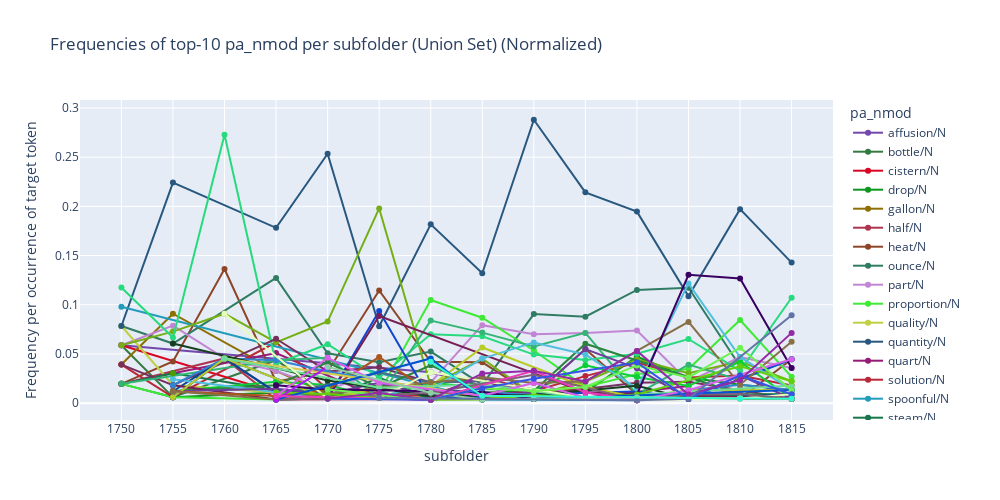

Notebook code cell kept with this figure:
### Code cell
# Bar chart (absolute freq)
plot_freq_top_union_sfillers_by_period(slot_df_path, 
                              slot_type=slot_type,
                              top_n=10,
                              normalized=True, # Normalised or Raw count
                              time_col='subfolder',
                              )

### Figure 1 — Plotly figure (JSON) as saved in the notebook; plotly's stock layout.template omitted (floating-point values rounded to 4 significant figures)
{"data": [{"hovertemplate": "pa_nmod=affusion/N<br>subfolder=%{x}<br>Frequency per occurrence of target token=%{y}<extra></extra>", "legendgroup": "affusion/N", "line": {"color": "#7248ad", "dash": "solid"}, "marker": {"symbol": "circle"}, "mode": "lines+markers", "name": "affusion/N", "orientation": "v", "showlegend": true, "type": "scatter", "x": [1750, 1780, 1790, 1800, 1805], "xaxis": "x", "y": [0.05882, 0.03147, 0.004115, 0.0059, 0.004348], "yaxis": "y"}, {"hovertemplate": "pa_nmod=bottle/N<br>subfolder=%{x}<br>Frequency per occurrence of target token=%{y}<extra></extra>", "legendgroup": "bottle/N", "line": {"color": "#347a3f", "dash": "solid"}, "marker": {"symbol": "circle"}, "mode": "lines+markers", "name": "bottle/N", "orientation": "v", "showlegend": true, "type": "scatter", "x": [1750, 1755, 1765, 1770, 1780, 1790, 1815], "xaxis": "x", "y": [0.05882, 0.006061, 0.04364, 0.009217, 0.006993, 0.004115, 0.004464], "yaxis": "y"}, {"hovertemplate": "pa_nmod=cistern/N<br>subfolder=%{x}<br>Frequency per occurrence of target token=%{y}<extra></extra>", "legendgroup": "cistern/N", "line": {"color": "#d80623", "dash": "solid"}, "marker": {"symbol": "circle"}, "mode": "lines+markers", "name": "cistern/N", "orientation": "v", "showlegend": true, "type": "scatter", "x": [1750, 1765, 1775], "xaxis": "x", "y": [0.05882, 0.01091, 0.005208], "yaxis": "y"}, {"hovertemplate": "pa_nmod=drop/N<br>subfolder=%{x}<br>Frequency per occurrence of target token=%{y}<extra></extra>", "legendgroup": "drop/N", "line": {"color": "#0d961f", "dash": "solid"}, "marker": {"symbol": "circle"}, "mode": "lines+markers", "name": "drop/N", "orientation": "v", "showlegend": true, "type": "scatter", "x": [1750, 1755, 1765, 1770, 1775, 1780, 1785, 1790, 1795, 1800, 1805, 1810, 1815], "xaxis": "x", "y": [0.01961, 0.006061, 0.01091, 0.01382, 0.01042, 0.006993, 0.01132, 0.01235, 0.01099, 0.0472, 0.02609, 0.01878, 0.01339], "yaxis": "y"}, {"hovertemplate": "pa_nmod=gallon/N<br>subfolder=%{x}<br>Frequency per occurrence of target token=%{y}<extra></extra>", "legendgroup": "gallon/N", "line": {"color": "#8e6f03", "dash": "solid"}, "marker": {"symbol": "circle"}, "mode": "lines+markers", "name": "gallon/N", "orientation": "v", "showlegend": true, "type": "scatter", "x": [1750, 1755, 1765, 1770, 1775, 1780, 1785, 1790, 1795, 1800, 1805, 1810, 1815], "xaxis": "x", "y": [0.03922, 0.09091, 0.03273, 0.009217, 0.005208, 0.003497, 0.01132, 0.00823, 0.01648, 0.00295, 0.008696, 0.004695, 0.004464], "yaxis": "y"}, {"hovertemplate": "pa_nmod=half/N<br>subfolder=%{x}<br>Frequency per occurrence of target token=%{y}<extra></extra>", "legendgroup": "half/N", "line": {"color": "#ae3550", "dash": "solid"}, "marker": {"symbol": "circle"}, "mode": "lines+markers", "name": "half/N", "orientation": "v", "showlegend": true, "type": "scatter", "x": [1750, 1760, 1765, 1780, 1785, 1790, 1795, 1800, 1805, 1810], "xaxis": "x", "y": [0.01961, 0.04545, 0.003636, 0.003497, 0.003774, 0.004115, 0.01099, 0.00295, 0.004348, 0.01408], "yaxis": "y"}, {"hovertemplate": "pa_nmod=heat/N<br>subfolder=%{x}<br>Frequency per occurrence of target token=%{y}<extra></extra>", "legendgroup": "heat/N", "line": {"color": "#8e4527", "dash": "solid"}, "marker": {"symbol": "circle"}, "mode": "lines+markers", "name": "heat/N", "orientation": "v", "showlegend": true, "type": "scatter", "x": [1750, 1755, 1760, 1765, 1770, 1775, 1780, 1785, 1790, 1795, 1800, 1805, 1810, 1815], "xaxis": "x", "y": [0.01961, 0.04242, 0.1364, 0.02182, 0.03226, 0.1146, 0.04196, 0.04151, 0.00823, 0.05495, 0.00885, 0.008696, 0.004695, 0.04464], "yaxis": "y"}, {"hovertemplate": "pa_nmod=ounce/N<br>subfolder=%{x}<br>Frequency per occurrence of target token=%{y}<extra></extra>", "legendgroup": "ounce/N", "line": {"color": "#2f7c62", "dash": "solid"}, "marker": {"symbol": "circle"}, "mode": "lines+markers", "name": "ounce/N", "orientation": "v", "showlegend": true, "type": "scatter", "x": [1750, 1755, 1765, 1770, 1775, 1780, 1785, 1790, 1795, 1800, 1805, 1810], "xaxis": "x", "y": [0.07843, 0.06061, 0.1273, 0.05069, 0.04167, 0.05245, 0.01887, 0.09053, 0.08791, 0.115, 0.1174, 0.03756], "yaxis": "y"}, {"hovertemplate": "pa_nmod=part/N<br>subfolder=%{x}<br>Frequency per occurrence of target token=%{y}<extra></extra>", "legendgroup": "part/N", "line": {"color": "#c285d4", "dash": "solid"}, "marker": {"symbol": "circle"}, "mode": "lines+markers", "name": "part/N", "orientation": "v", "showlegend": true, "type": "scatter", "x": [1750, 1755, 1760, 1765, 1770, 1775, 1780, 1785, 1790, 1795, 1800, 1805, 1810, 1815], "xaxis": "x", "y": [0.05882, 0.07879, 0.04545, 0.03273, 0.01382, 0.03125, 0.02098, 0.07925, 0.06996, 0.07143, 0.07375, 0.02174, 0.04695, 0.03571], "yaxis": "y"}, {"hovertemplate": "pa_nmod=proportion/N<br>subfolder=%{x}<br>Frequency per occurrence of target token=%{y}<extra></extra>", "legendgroup": "proportion/N", "line": {"color": "#3fe936", "dash": "solid"}, "marker": {"symbol": "circle"}, "mode": "lines+markers", "name": "proportion/N", "orientation": "v", "showlegend": true, "type": "scatter", "x": [1750, 1755, 1765, 1770, 1775, 1780, 1785, 1790, 1795, 1800, 1805, 1810, 1815], "xaxis": "x", "y": [0.01961, 0.006061, 0.003636, 0.004608, 0.01042, 0.1049, 0.08679, 0.0535, 0.01648, 0.0295, 0.03478, 0.08451, 0.02679], "yaxis": "y"}, {"hovertemplate": "pa_nmod=quality/N<br>subfolder=%{x}<br>Frequency per occurrence of target token=%{y}<extra></extra>", "legendgroup": "quality/N", "line": {"color": "#c1cf42", "dash": "solid"}, "marker": {"symbol": "circle"}, "mode": "lines+markers", "name": "quality/N", "orientation": "v", "showlegend": true, "type": "scatter", "x": [1750, 1755, 1765, 1770, 1780, 1785, 1795], "xaxis": "x", "y": [0.07843, 0.01818, 0.01091, 0.009217, 0.006993, 0.01132, 0.005495], "yaxis": "y"}, {"hovertemplate": "pa_nmod=quantity/N<br>subfolder=%{x}<br>Frequency per occurrence of target token=%{y}<extra></extra>", "legendgroup": "quantity/N", "line": {"color": "#28587f", "dash": "solid"}, "marker": {"symbol": "circle"}, "mode": "lines+markers", "name": "quantity/N", "orientation": "v", "showlegend": true, "type": "scatter", "x": [1750, 1755, 1765, 1770, 1775, 1780, 1785, 1790, 1795, 1800, 1805, 1810, 1815], "xaxis": "x", "y": [0.07843, 0.2242, 0.1782, 0.2535, 0.07812, 0.1818, 0.1321, 0.2881, 0.2143, 0.1947, 0.1087, 0.1972, 0.1429], "yaxis": "y"}, {"hovertemplate": "pa_nmod=quart/N<br>subfolder=%{x}<br>Frequency per occurrence of target token=%{y}<extra></extra>", "legendgroup": "quart/N", "line": {"color": "#961b76", "dash": "solid"}, "marker": {"symbol": "circle"}, "mode": "lines+markers", "name": "quart/N", "orientation": "v", "showlegend": true, "type": "scatter", "x": [1750, 1755, 1765, 1775, 1780, 1790, 1795, 1800, 1805], "xaxis": "x", "y": [0.01961, 0.0303, 0.05091, 0.005208, 0.003497, 0.01235, 0.005495, 0.0118, 0.01739], "yaxis": "y"}, {"hovertemplate": "pa_nmod=solution/N<br>subfolder=%{x}<br>Frequency per occurrence of target token=%{y}<extra></extra>", "legendgroup": "solution/N", "line": {"color": "#b92839", "dash": "solid"}, "marker": {"symbol": "circle"}, "mode": "lines+markers", "name": "solution/N", "orientation": "v", "showlegend": true, "type": "scatter", "x": [1750, 1755, 1765, 1770, 1775, 1780, 1785, 1790, 1795, 1800, 1805, 1810, 1815], "xaxis": "x", "y": [0.03922, 0.006061, 0.06182, 0.01382, 0.01042, 0.006993, 0.02642, 0.01235, 0.02747, 0.0413, 0.02609, 0.02817, 0.01786], "yaxis": "y"}, {"hovertemplate": "pa_nmod=spoonful/N<br>subfolder=%{x}<br>Frequency per occurrence of target token=%{y}<extra></extra>", "legendgroup": "spoonful/N", "line": {"color": "#239cbb", "dash": "solid"}, "marker": {"symbol": "circle"}, "mode": "lines+markers", "name": "spoonful/N", "orientation": "v", "showlegend": true, "type": "scatter", "x": [1750, 1785, 1800], "xaxis": "x", "y": [0.09804, 0.003774, 0.00295], "yaxis": "y"}, {"hovertemplate": "pa_nmod=steam/N<br>subfolder=%{x}<br>Frequency per occurrence of target token=%{y}<extra></extra>", "legendgroup": "steam/N", "line": {"color": "#17764b", "dash": "solid"}, "marker": {"symbol": "circle"}, "mode": "lines+markers", "name": "steam/N", "orientation": "v", "showlegend": true, "type": "scatter", "x": [1750, 1755, 1770, 1775, 1780, 1785, 1790, 1815], "xaxis": "x", "y": [0.01961, 0.0303, 0.004608, 0.02604, 0.003497, 0.01132, 0.004115, 0.008929], "yaxis": "y"}, {"hovertemplate": "pa_nmod=surface/N<br>subfolder=%{x}<br>Frequency per occurrence of target token=%{y}<extra></extra>", "legendgroup": "surface/N", "line": {"color": "#74af15", "dash": "solid"}, "marker": {"symbol": "circle"}, "mode": "lines+markers", "name": "surface/N", "orientation": "v", "showlegend": true, "type": "scatter", "x": [1750, 1755, 1760, 1765, 1770, 1775, 1780, 1785, 1790, 1795, 1800, 1805, 1810, 1815], "xaxis": "x", "y": [0.05882, 0.07273, 0.09091, 0.06182, 0.08295, 0.1979, 0.01748, 0.04528, 0.00823, 0.02198, 0.04425, 0.03043, 0.04225, 0.02232], "yaxis": "y"}, {"hovertemplate": "pa_nmod=that/P<br>subfolder=%{x}<br>Frequency per occurrence of target token=%{y}<extra></extra>", "legendgroup": "that/P", "line": {"color": "#28da7e", "dash": "solid"}, "marker": {"symbol": "circle"}, "mode": "lines+markers", "name": "that/P", "orientation": "v", "showlegend": true, "type": "scatter", "x": [1750, 1755, 1760, 1765, 1770, 1775, 1780, 1785, 1790, 1795, 1800, 1805, 1810, 1815], "xaxis": "x", "y": [0.1176, 0.06667, 0.2727, 0.04, 0.05991, 0.02604, 0.06993, 0.06792, 0.04938, 0.04396, 0.05015, 0.06522, 0.03286, 0.1071], "yaxis": "y"}, {"hovertemplate": "pa_nmod=vessel/N<br>subfolder=%{x}<br>Frequency per occurrence of target token=%{y}<extra></extra>", "legendgroup": "vessel/N", "line": {"color": "#77305d", "dash": "solid"}, "marker": {"symbol": "circle"}, "mode": "lines+markers", "name": "vessel/N", "orientation": "v", "showlegend": true, "type": "scatter", "x": [1750, 1755, 1765, 1770, 1775, 1780, 1785, 1790, 1800, 1805, 1815], "xaxis": "x", "y": [0.03922, 0.01818, 0.06545, 0.03226, 0.03646, 0.02098, 0.02264, 0.00823, 0.02065, 0.02174, 0.004464], "yaxis": "y"}, {"hovertemplate": "pa_nmod=weight/N<br>subfolder=%{x}<br>Frequency per occurrence of target token=%{y}<extra></extra>", "legendgroup": "weight/N", "line": {"color": "#33b675", "dash": "solid"}, "marker": {"symbol": "circle"}, "mode": "lines+markers", "name": "weight/N", "orientation": "v", "showlegend": true, "type": "scatter", "x": [1750, 1765, 1770, 1775, 1780, 1785, 1790, 1795, 1800, 1805, 1810, 1815], "xaxis": "x", "y": [0.01961, 0.04364, 0.04608, 0.005208, 0.08392, 0.0717, 0.05761, 0.07143, 0.00885, 0.03913, 0.02347, 0.04464], "yaxis": "y"}, {"hovertemplate": "pa_nmod=addition/N<br>subfolder=%{x}<br>Frequency per occurrence of target token=%{y}<extra></extra>", "legendgroup": "addition/N", "line": {"color": "#0cce35", "dash": "solid"}, "marker": {"symbol": "circle"}, "mode": "lines+markers", "name": "addition/N", "orientation": "v", "showlegend": true, "type": "scatter", "x": [1755, 1765, 1770, 1775, 1780, 1785, 1790, 1795, 1800, 1805, 1810, 1815], "xaxis": "x", "y": [0.01212, 0.02182, 0.01843, 0.005208, 0.02098, 0.01509, 0.01235, 0.03846, 0.02655, 0.01739, 0.04225, 0.004464], "yaxis": "y"}, {"hovertemplate": "pa_nmod=air/N<br>subfolder=%{x}<br>Frequency per occurrence of target token=%{y}<extra></extra>", "legendgroup": "air/N", "line": {"color": "#477183", "dash": "solid"}, "marker": {"symbol": "circle"}, "mode": "lines+markers", "name": "air/N", "orientation": "v", "showlegend": true, "type": "scatter", "x": [1755, 1760, 1765, 1770, 1775, 1780, 1785, 1795, 1805], "xaxis": "x", "y": [0.006061, 0.04545, 0.01091, 0.01843, 0.03125, 0.02098, 0.02264, 0.005495, 0.004348], "yaxis": "y"}, {"hovertemplate": "pa_nmod=bulk/N<br>subfolder=%{x}<br>Frequency per occurrence of target token=%{y}<extra></extra>", "legendgroup": "bulk/N", "line": {"color": "#2c833f", "dash": "solid"}, "marker": {"symbol": "circle"}, "mode": "lines+markers", "name": "bulk/N", "orientation": "v", "showlegend": true, "type": "scatter", "x": [1755, 1765, 1770, 1775, 1780, 1785, 1790, 1795, 1810, 1815], "xaxis": "x", "y": [0.01212, 0.01818, 0.04147, 0.01562, 0.03846, 0.01509, 0.01235, 0.06044, 0.00939, 0.008929], "yaxis": "y"}, {"hovertemplate": "pa_nmod=column/N<br>subfolder=%{x}<br>Frequency per occurrence of target token=%{y}<extra></extra>", "legendgroup": "column/N", "line": {"color": "#1045d1", "dash": "solid"}, "marker": {"symbol": "circle"}, "mode": "lines+markers", "name": "column/N", "orientation": "v", "showlegend": true, "type": "scatter", "x": [1755, 1760, 1770, 1775, 1780, 1785, 1800, 1805, 1815], "xaxis": "x", "y": [0.006061, 0.04545, 0.004608, 0.09375, 0.003497, 0.007547, 0.0118, 0.004348, 0.04464], "yaxis": "y"}, {"hovertemplate": "pa_nmod=content/N<br>subfolder=%{x}<br>Frequency per occurrence of target token=%{y}<extra></extra>", "legendgroup": "content/N", "line": {"color": "#0f4194", "dash": "solid"}, "marker": {"symbol": "circle"}, "mode": "lines+markers", "name": "content/N", "orientation": "v", "showlegend": true, "type": "scatter", "x": [1755, 1760, 1765, 1770, 1790, 1805, 1815], "xaxis": "x", "y": [0.01212, 0.04545, 0.01091, 0.004608, 0.004115, 0.004348, 0.008929], "yaxis": "y"}, {"hovertemplate": "pa_nmod=depth/N<br>subfolder=%{x}<br>Frequency per occurrence of target token=%{y}<extra></extra>", "legendgroup": "depth/N", "line": {"color": "#771f54", "dash": "solid"}, "marker": {"symbol": "circle"}, "mode": "lines+markers", "name": "depth/N", "orientation": "v", "showlegend": true, "type": "scatter", "x": [1755, 1765, 1770, 1775, 1795, 1815], "xaxis": "x", "y": [0.01818, 0.003636, 0.004608, 0.08854, 0.01099, 0.004464], "yaxis": "y"}, {"hovertemplate": "pa_nmod=grain/N<br>subfolder=%{x}<br>Frequency per occurrence of target token=%{y}<extra></extra>", "legendgroup": "grain/N", "line": {"color": "#51bedd", "dash": "solid"}, "marker": {"symbol": "circle"}, "mode": "lines+markers", "name": "grain/N", "orientation": "v", "showlegend": true, "type": "scatter", "x": [1755, 1765, 1770, 1780, 1785, 1790, 1795, 1800, 1805, 1810, 1815], "xaxis": "x", "y": [0.02424, 0.01091, 0.004608, 0.01399, 0.04528, 0.06173, 0.04945, 0.01475, 0.1217, 0.04695, 0.01339], "yaxis": "y"}, {"hovertemplate": "pa_nmod=history/N<br>subfolder=%{x}<br>Frequency per occurrence of target token=%{y}<extra></extra>", "legendgroup": "history/N", "line": {"color": "#4f9b02", "dash": "solid"}, "marker": {"symbol": "circle"}, "mode": "lines+markers", "name": "history/N", "orientation": "v", "showlegend": true, "type": "scatter", "x": [1755], "xaxis": "x", "y": [0.0303], "yaxis": "y"}, {"hovertemplate": "pa_nmod=inch/N<br>subfolder=%{x}<br>Frequency per occurrence of target token=%{y}<extra></extra>", "legendgroup": "inch/N", "line": {"color": "#6e3d9a", "dash": "solid"}, "marker": {"symbol": "circle"}, "mode": "lines+markers", "name": "inch/N", "orientation": "v", "showlegend": true, "type": "scatter", "x": [1755, 1765, 1770, 1775, 1780, 1785, 1790, 1795, 1800, 1805, 1810, 1815], "xaxis": "x", "y": [0.01212, 0.01455, 0.009217, 0.02083, 0.006993, 0.02642, 0.00823, 0.05495, 0.0354, 0.004348, 0.02817, 0.004464], "yaxis": "y"}, {"hovertemplate": "pa_nmod=kind/N<br>subfolder=%{x}<br>Frequency per occurrence of target token=%{y}<extra></extra>", "legendgroup": "kind/N", "line": {"color": "#ac561e", "dash": "solid"}, "marker": {"symbol": "circle"}, "mode": "lines+markers", "name": "kind/N", "orientation": "v", "showlegend": true, "type": "scatter", "x": [1755, 1765, 1770, 1775, 1780, 1785], "xaxis": "x", "y": [0.01212, 0.007273, 0.01382, 0.04688, 0.01049, 0.007547], "yaxis": "y"}, {"hovertemplate": "pa_nmod=pint/N<br>subfolder=%{x}<br>Frequency per occurrence of target token=%{y}<extra></extra>", "legendgroup": "pint/N", "line": {"color": "#3184cf", "dash": "solid"}, "marker": {"symbol": "circle"}, "mode": "lines+markers", "name": "pint/N", "orientation": "v", "showlegend": true, "type": "scatter", "x": [1755, 1760, 1765, 1770, 1780, 1800, 1805, 1810, 1815], "xaxis": "x", "y": [0.01818, 0.04545, 0.04364, 0.03226, 0.01399, 0.00295, 0.01304, 0.01878, 0.01339], "yaxis": "y"}, {"hovertemplate": "pa_nmod=point/N<br>subfolder=%{x}<br>Frequency per occurrence of target token=%{y}<extra></extra>", "legendgroup": "point/N", "line": {"color": "#b7cc25", "dash": "solid"}, "marker": {"symbol": "circle"}, "mode": "lines+markers", "name": "point/N", "orientation": "v", "showlegend": true, "type": "scatter", "x": [1755, 1760, 1770, 1775, 1780, 1785, 1795, 1800, 1805, 1815], "xaxis": "x", "y": [0.006061, 0.04545, 0.004608, 0.01562, 0.01748, 0.0566, 0.01648, 0.0059, 0.01304, 0.01339], "yaxis": "y"}, {"hovertemplate": "pa_nmod=portion/N<br>subfolder=%{x}<br>Frequency per occurrence of target token=%{y}<extra></extra>", "legendgroup": "portion/N", "line": {"color": "#876f47", "dash": "solid"}, "marker": {"symbol": "circle"}, "mode": "lines+markers", "name": "portion/N", "orientation": "v", "showlegend": true, "type": "scatter", "x": [1755, 1765, 1770, 1775, 1780, 1785, 1790, 1795, 1800, 1805, 1810, 1815], "xaxis": "x", "y": [0.01212, 0.003636, 0.009217, 0.01562, 0.02098, 0.02642, 0.02058, 0.02198, 0.0531, 0.08261, 0.01878, 0.0625], "yaxis": "y"}, {"hovertemplate": "pa_nmod=power/N<br>subfolder=%{x}<br>Frequency per occurrence of target token=%{y}<extra></extra>", "legendgroup": "power/N", "line": {"color": "#163f22", "dash": "solid"}, "marker": {"symbol": "circle"}, "mode": "lines+markers", "name": "power/N", "orientation": "v", "showlegend": true, "type": "scatter", "x": [1755, 1770, 1780, 1785, 1790, 1800, 1805, 1815], "xaxis": "x", "y": [0.06061, 0.02304, 0.006993, 0.007547, 0.00823, 0.0177, 0.004348, 0.004464], "yaxis": "y"}, {"hovertemplate": "pa_nmod=expansion/N<br>subfolder=%{x}<br>Frequency per occurrence of target token=%{y}<extra></extra>", "legendgroup": "expansion/N", "line": {"color": "#d6cb4d", "dash": "solid"}, "marker": {"symbol": "circle"}, "mode": "lines+markers", "name": "expansion/N", "orientation": "v", "showlegend": true, "type": "scatter", "x": [1760, 1785, 1790, 1795, 1810, 1815], "xaxis": "x", "y": [0.04545, 0.007547, 0.004115, 0.005495, 0.004695, 0.004464], "yaxis": "y"}, {"hovertemplate": "pa_nmod=foot/N<br>subfolder=%{x}<br>Frequency per occurrence of target token=%{y}<extra></extra>", "legendgroup": "foot/N", "line": {"color": "#70dd97", "dash": "solid"}, "marker": {"symbol": "circle"}, "mode": "lines+markers", "name": "foot/N", "orientation": "v", "showlegend": true, "type": "scatter", "x": [1760, 1775, 1785, 1795, 1815], "xaxis": "x", "y": [0.04545, 0.01562, 0.01887, 0.005495, 0.01786], "yaxis": "y"}, {"hovertemplate": "pa_nmod=freezing/N<br>subfolder=%{x}<br>Frequency per occurrence of target token=%{y}<extra></extra>", "legendgroup": "freezing/N", "line": {"color": "#e5feba", "dash": "solid"}, "marker": {"symbol": "circle"}, "mode": "lines+markers", "name": "freezing/N", "orientation": "v", "showlegend": true, "type": "scatter", "x": [1760, 1770, 1775, 1780, 1795, 1800, 1810, 1815], "xaxis": "x", "y": [0.09091, 0.004608, 0.005208, 0.03147, 0.005495, 0.00295, 0.004695, 0.008929], "yaxis": "y"}, {"hovertemplate": "pa_nmod=action/N<br>subfolder=%{x}<br>Frequency per occurrence of target token=%{y}<extra></extra>", "legendgroup": "action/N", "line": {"color": "#390062", "dash": "solid"}, "marker": {"symbol": "circle"}, "mode": "lines+markers", "name": "action/N", "orientation": "v", "showlegend": true, "type": "scatter", "x": [1765, 1770, 1785, 1790, 1795, 1800, 1805, 1810, 1815], "xaxis": "x", "y": [0.01818, 0.01382, 0.01132, 0.004115, 0.005495, 0.00885, 0.1304, 0.1268, 0.03571], "yaxis": "y"}, {"hovertemplate": "pa_nmod=affinity/N<br>subfolder=%{x}<br>Frequency per occurrence of target token=%{y}<extra></extra>", "legendgroup": "affinity/N", "line": {"color": "#7d6277", "dash": "solid"}, "marker": {"symbol": "circle"}, "mode": "lines+markers", "name": "affinity/N", "orientation": "v", "showlegend": true, "type": "scatter", "x": [1765, 1770, 1780, 1790, 1800, 1805, 1810, 1815], "xaxis": "x", "y": [0.003636, 0.004608, 0.01049, 0.02881, 0.00295, 0.008696, 0.00939, 0.004464], "yaxis": "y"}, {"hovertemplate": "pa_nmod=evaporation/N<br>subfolder=%{x}<br>Frequency per occurrence of target token=%{y}<extra></extra>", "legendgroup": "evaporation/N", "line": {"color": "#65ce0c", "dash": "solid"}, "marker": {"symbol": "circle"}, "mode": "lines+markers", "name": "evaporation/N", "orientation": "v", "showlegend": true, "type": "scatter", "x": [1765, 1770, 1775, 1780, 1785, 1790, 1795, 1800, 1810, 1815], "xaxis": "x", "y": [0.01091, 0.009217, 0.005208, 0.003497, 0.003774, 0.00823, 0.005495, 0.00885, 0.03756, 0.02232], "yaxis": "y"}, {"hovertemplate": "pa_nmod=gr./N<br>subfolder=%{x}<br>Frequency per occurrence of target token=%{y}<extra></extra>", "legendgroup": "gr./N", "line": {"color": "#0353ce", "dash": "solid"}, "marker": {"symbol": "circle"}, "mode": "lines+markers", "name": "gr./N", "orientation": "v", "showlegend": true, "type": "scatter", "x": [1765, 1780, 1785, 1790, 1815], "xaxis": "x", "y": [0.003636, 0.04545, 0.003774, 0.004115, 0.01339], "yaxis": "y"}, {"hovertemplate": "pa_nmod=gravity/N<br>subfolder=%{x}<br>Frequency per occurrence of target token=%{y}<extra></extra>", "legendgroup": "gravity/N", "line": {"color": "#d860ea", "dash": "solid"}, "marker": {"symbol": "circle"}, "mode": "lines+markers", "name": "gravity/N", "orientation": "v", "showlegend": true, "type": "scatter", "x": [1765, 1770, 1775, 1785, 1790, 1795, 1800, 1805, 1815], "xaxis": "x", "y": [0.007273, 0.04608, 0.02083, 0.007547, 0.02058, 0.005495, 0.00295, 0.01304, 0.04464], "yaxis": "y"}, {"hovertemplate": "pa_nmod=pore/N<br>subfolder=%{x}<br>Frequency per occurrence of target token=%{y}<extra></extra>", "legendgroup": "pore/N", "line": {"color": "#b01af6", "dash": "solid"}, "marker": {"symbol": "circle"}, "mode": "lines+markers", "name": "pore/N", "orientation": "v", "showlegend": true, "type": "scatter", "x": [1765, 1770], "xaxis": "x", "y": [0.003636, 0.03687], "yaxis": "y"}, {"hovertemplate": "pa_nmod=precipitation/N<br>subfolder=%{x}<br>Frequency per occurrence of target token=%{y}<extra></extra>", "legendgroup": "precipitation/N", "line": {"color": "#eb39bc", "dash": "solid"}, "marker": {"symbol": "circle"}, "mode": "lines+markers", "name": "precipitation/N", "orientation": "v", "showlegend": true, "type": "scatter", "x": [1765, 1780, 1790, 1795, 1800], "xaxis": "x", "y": [0.007273, 0.003497, 0.03292, 0.01099, 0.00295], "yaxis": "y"}, {"hovertemplate": "pa_nmod=admission/N<br>subfolder=%{x}<br>Frequency per occurrence of target token=%{y}<extra></extra>", "legendgroup": "admission/N", "line": {"color": "#8cd0a4", "dash": "solid"}, "marker": {"symbol": "circle"}, "mode": "lines+markers", "name": "admission/N", "orientation": "v", "showlegend": true, "type": "scatter", "x": [1770, 1780, 1785, 1790, 1800, 1810], "xaxis": "x", "y": [0.03687, 0.01049, 0.003774, 0.004115, 0.0059, 0.004695], "yaxis": "y"}, {"hovertemplate": "pa_nmod=decomposition/N<br>subfolder=%{x}<br>Frequency per occurrence of target token=%{y}<extra></extra>", "legendgroup": "decomposition/N", "line": {"color": "#6ff151", "dash": "solid"}, "marker": {"symbol": "circle"}, "mode": "lines+markers", "name": "decomposition/N", "orientation": "v", "showlegend": true, "type": "scatter", "x": [1770, 1780, 1785, 1790, 1795, 1800, 1805, 1810, 1815], "xaxis": "x", "y": [0.01382, 0.003497, 0.01509, 0.01235, 0.01648, 0.03835, 0.02609, 0.05634, 0.01339], "yaxis": "y"}, {"hovertemplate": "pa_nmod=measure/N<br>subfolder=%{x}<br>Frequency per occurrence of target token=%{y}<extra></extra>", "legendgroup": "measure/N", "line": {"color": "#3454e7", "dash": "solid"}, "marker": {"symbol": "circle"}, "mode": "lines+markers", "name": "measure/N", "orientation": "v", "showlegend": true, "type": "scatter", "x": [1770, 1780, 1785, 1790, 1800, 1805, 1810, 1815], "xaxis": "x", "y": [0.004608, 0.003497, 0.01509, 0.02469, 0.0413, 0.004348, 0.02817, 0.008929], "yaxis": "y"}, {"hovertemplate": "pa_nmod=temperature/N<br>subfolder=%{x}<br>Frequency per occurrence of target token=%{y}<extra></extra>", "legendgroup": "temperature/N", "line": {"color": "#942aa8", "dash": "solid"}, "marker": {"symbol": "circle"}, "mode": "lines+markers", "name": "temperature/N", "orientation": "v", "showlegend": true, "type": "scatter", "x": [1770, 1775, 1780, 1785, 1790, 1795, 1800, 1805, 1810, 1815], "xaxis": "x", "y": [0.004608, 0.01042, 0.003497, 0.03019, 0.03292, 0.02198, 0.0531, 0.008696, 0.02347, 0.07143], "yaxis": "y"}, {"hovertemplate": "pa_nmod=specimen/N<br>subfolder=%{x}<br>Frequency per occurrence of target token=%{y}<extra></extra>", "legendgroup": "specimen/N", "line": {"color": "#6273a6", "dash": "solid"}, "marker": {"symbol": "circle"}, "mode": "lines+markers", "name": "specimen/N", "orientation": "v", "showlegend": true, "type": "scatter", "x": [1775, 1800, 1805, 1815], "xaxis": "x", "y": [0.005208, 0.00295, 0.004348, 0.08929], "yaxis": "y"}, {"hovertemplate": "pa_nmod=conversion/N<br>subfolder=%{x}<br>Frequency per occurrence of target token=%{y}<extra></extra>", "legendgroup": "conversion/N", "line": {"color": "#2ff8d2", "dash": "solid"}, "marker": {"symbol": "circle"}, "mode": "lines+markers", "name": "conversion/N", "orientation": "v", "showlegend": true, "type": "scatter", "x": [1780, 1785, 1810, 1815], "xaxis": "x", "y": [0.04196, 0.007547, 0.004695, 0.004464], "yaxis": "y"}], "layout": {"height": 500, "hovermode": "x unified", "legend": {"title": {"text": "pa_nmod"}, "tracegroupgap": 0}, "title": {"text": "Frequencies of top-10 pa_nmod per subfolder (Union Set) (Normalized)"}, "width": 1000, "xaxis": {"anchor": "y", "domain": [0, 1], "tickmode": "array", "ticktext": [1750, 1755, 1760, 1765, 1770, 1775, 1780, 1785, 1790, 1795, 1800, 1805, 1810, 1815], "tickvals": [1750, 1755, 1760, 1765, 1770, 1775, 1780, 1785, 1790, 1795, 1800, 1805, 1810, 1815], "title": {"text": "subfolder"}}, "yaxis": {"anchor": "x", "domain": [0, 1], "title": {"text": "Frequency per occurrence of target token"}}}}
